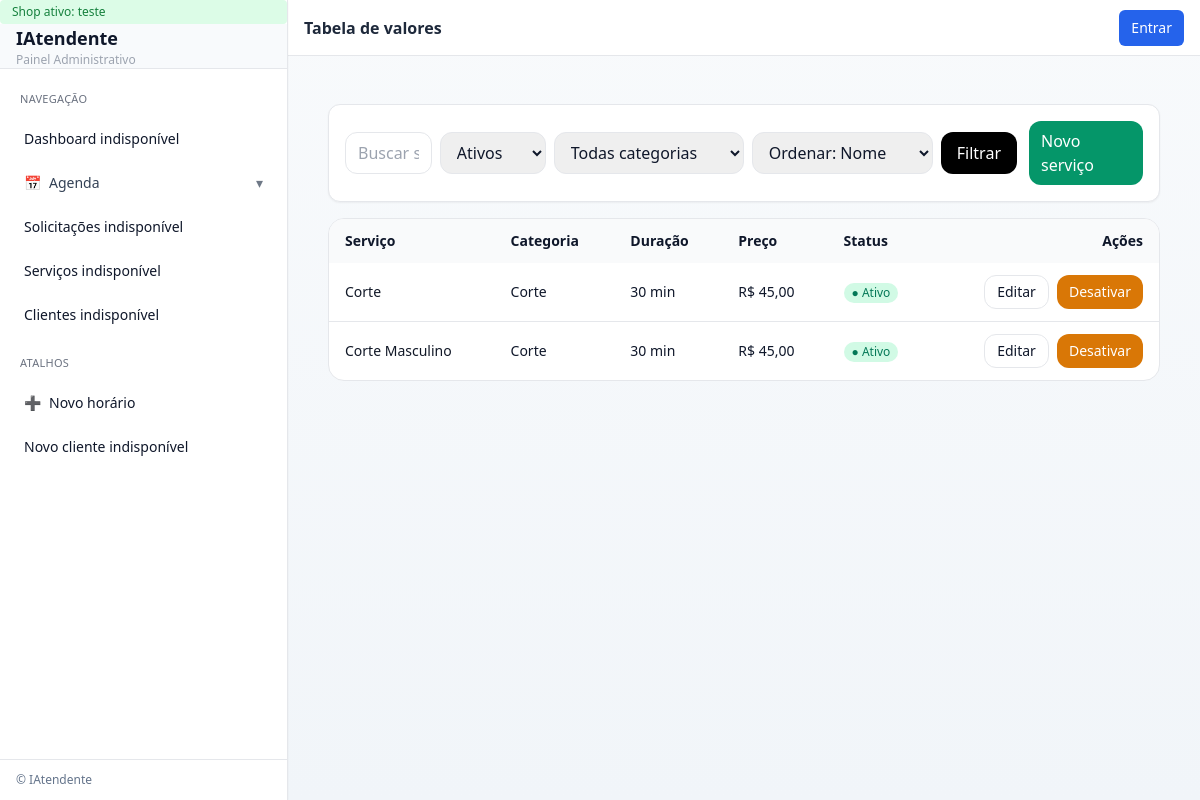
The app's page /teste/servicos/ with its own data.
### barbearias/models.py (models this page shows, shortened)
class BarberShop(models.Model):
    owner = models.ForeignKey(
        settings.AUTH_USER_MODEL,
        on_delete=models.SET_NULL,
        null=True,
        blank=True,
        related_name="owned_shops",
    )
    nome = models.CharField(max_length=120)
    slug = models.SlugField(max_length=140, unique=True)
    telefone = models.CharField(max_length=32, blank=True)
    timezone = models.CharField(max_length=64, default="America/Sao_Paulo")
    created_at = models.DateTimeField(auto_now_add=True)
    class Meta:
        ordering = ["nome"]

### servicos/models.py (models this page shows, shortened)
class Servico(models.Model):
    CATEGORIAS = (
        ("corte", "Corte"),
        ("barba", "Barba"),
        ("combo", "Combo"),
        ("quimica", "Química/Coloração"),
        ("add_on", "Serviços adicionais"),
    )
    shop = models.ForeignKey(BarberShop, null=True, blank=True, on_delete=models.CASCADE, related_name="servicos")
    nome = models.CharField(max_length=120, unique=True)
    categoria = models.CharField(max_length=20, choices=CATEGORIAS, default="corte")
    preco = models.DecimalField(max_digits=8, decimal_places=2, default=Decimal("0.00"))
    duracao_min = models.PositiveIntegerField(default=30)
    descricao = models.TextField(null=True, blank=True)
    ativo = models.BooleanField(default=True)
    created_at = models.DateTimeField(auto_now_add=True)
    updated_at = models.DateTimeField(auto_now=True)
    class Meta:
        ordering = ["nome"]
        indexes = [models.Index(fields=["nome"])]

### servicos/views.py (the view)
# urls.py: path("", views.servicos_lista, name="lista"),
def servicos_lista(request: HttpRequest, shop_slug: str) -> HttpResponse:
    shop = _get_shop_or_404(shop_slug)
    q = (request.GET.get("q") or "").strip()
    status_ = (request.GET.get("status") or "ativos").strip()   # ativos|inativos|todos
    categoria = (request.GET.get("categoria") or "").strip()
    order = (request.GET.get("order") or "nome").strip()        # nome|preco|duracao
    qs = Servico.objects.filter(shop=shop)
    if q:
        qs = qs.filter(
            Q(nome__icontains=q) |
            Q(descricao__icontains=q) |
            Q(categoria__icontains=q)
        )
    if categoria:
        qs = qs.filter(categoria=categoria)
    if status_ == "ativos":
        qs = qs.filter(ativo=True)
    elif status_ == "inativos":
        qs = qs.filter(ativo=False)
    if order == "duracao":
        qs = qs.order_by("duracao_min", "nome")
    elif order == "preco":
        qs = qs.order_by("preco", "nome")
    else:
        qs = qs.order_by("nome")
    page_obj = Paginator(qs, 20).get_page(request.GET.get("page"))
    ctx = {
        "title": "Tabela de valores",
        "shop": shop,
        "servicos": page_obj,
        "page_obj": page_obj,
        "filters": {"q": q, "status": status_, "order": order, "categoria": categoria},
    }
    return render(request, "servicos/servicos_lista.html", ctx)

### barbearias/context_processors.py (called while the page is built, shortened)
def shop_context(request):
    if not request.user.is_authenticated:
        return {"shop": None, "shop_slug": None}

### servicos/views.py (called while the page is built)
def _get_shop_or_404(shop_slug: str) -> BarberShop:
    return get_object_or_404(BarberShop, slug=shop_slug)

### servicos/templates/servicos/servicos_lista.html (shortened to what this page needs)
{% extends "painel/base.html" %}
{% load l10n %}
{% block header %}Tabela de valores{% endblock %}
{% block content %}
<div class="mx-auto max-w-7xl px-4 py-6 space-y-4">
  <div class="bg-white rounded-xl shadow-sm border border-gray-200 p-4">
    <form method="get" class="flex flex-col gap-3 md:flex-row md:items-center md:justify-between">
      <div class="flex gap-2 w-full md:max-w-2xl">
        <input type="text" name="q" value="{{ filters.q|default_if_none:'' }}"
               class="w-full rounded-xl border px-3 py-2" placeholder="Buscar serviço">
        <select name="status" class="rounded-xl border px-3 py-2">
          <option value="ativos"   {% if filters.status == 'ativos' %}selected{% endif %}>Ativos</option>
        </select>
        <select name="categoria" class="rounded-xl border px-3 py-2">
          <option value="">Todas categorias</option>
        </select>
        <select name="order" class="rounded-xl border px-3 py-2">
          <option value="nome"    {% if filters.order == 'nome' %}selected{% endif %}>Ordenar: Nome</option>
        </select>
        <button class="rounded-xl px-4 py-2 bg-black text-white">Filtrar</button>
      </div>
      <div class="flex gap-2">
        <a href="{% url 'servicos:novo' shop.slug %}"
           class="rounded-xl px-3 py-2 bg-emerald-600 text-white hover:bg-emerald-700">Novo serviço</a>
      </div>
    </form>
  </div>
  <div class="bg-white rounded-2xl border overflow-hidden">
    <table class="min-w-full text-sm">
      <thead class="bg-gray-50 text-left">
        <tr>
          <th class="px-4 py-3 font-semibold">Serviço</th>
          <th class="px-4 py-3 font-semibold">Categoria</th>
          <th class="px-4 py-3 font-semibold">Duração</th>
          <th class="px-4 py-3 font-semibold">Preço</th>
          <th class="px-4 py-3 font-semibold">Status</th>
          <th class="px-4 py-3 font-semibold text-right">Ações</th>
        </tr>
      </thead>
      <tbody class="divide-y">
        {% for s in servicos %}
          <tr id="row-{{ s.id }}" class="hover:bg-gray-50">
            <td class="px-4 py-3">
              <a href="{% url 'servicos:detalhe' shop.slug s.id %}" class="font-medium text-gray-900 hover:underline">
                {{ s.nome }}
              </a>
            </td>
            <td class="px-4 py-3">{{ s.get_categoria_display }}</td>
            <td class="px-4 py-3">{{ s.duracao_min }} min</td>
            <td class="px-4 py-3">R$ {{ s.preco|floatformat:2|localize }}</td>
            <td class="px-4 py-3">
              <span id="pill-{{ s.id }}" class="inline-flex items-center gap-1 rounded-full px-2 py-0.5 text-xs
                {% if s.ativo %} bg-emerald-100 text-emerald-700 {% else %} bg-gray-100 text-gray-600 {% endif %}">
                ● {% if s.ativo %}Ativo{% else %}Inativo{% endif %}
              </span>
            </td>
            <td class="px-4 py-3">
              <div class="flex justify-end gap-2">
                <a href="{% url 'servicos:editar' shop.slug s.id %}" class="rounded-xl border px-3 py-1.5 hover:bg-gray-50">Editar</a>
                <button type="button" class="rounded-xl px-3 py-1.5
                        {% if s.ativo %} bg-amber-600 text-white hover:bg-amber-700 {% else %} border hover:bg-gray-50 {% endif %}"
                        onclick="toggleAtivo({{ s.id }})">
                  {% if s.ativo %}Desativar{% else %}Ativar{% endif %}
                </button>
              </div>
            </td>
          </tr>
        {% empty %}
          <tr><td colspan="6" class="px-4 py-8 text-center text-gray-500">Nenhum serviço cadastrado.</td></tr>
        {% endfor %}
      </tbody>
    </table>
  </div>
</div>
{% endblock %}

### painel/templates/painel/_sidebar.html (shortened to what this page needs)
{% with rm=request.resolver_match|default:'' ns=rm.namespace|default:'' url_name=rm.url_name|default:'' q=request.GET.urlencode pending=solicitacoes_pendentes_count|default:0 %}
  {% if shop %}
  <div class="px-3 py-1 text-xs text-green-700 bg-green-100 rounded">
    Shop ativo: {{ shop.slug }}
  </div>
{% else %}
  <div class="px-3 py-1 text-xs text-red-700 bg-red-100 rounded">
    Nenhuma barbearia encontrada.
  </div>
{% endif %}
  <div class="px-4 py-4 border-b border-gray-200 bg-slate-50">
    {% if request.user.is_authenticated %}
      <a href="{% url 'painel:dashboard' %}" class="block">
        <div class="text-lg font-bold text-slate-800">IAtendente</div>
        <div class="text-xs text-gray-500">Painel Administrativo</div>
      </a>
    {% else %}
      <div class="text-lg font-bold text-slate-400">IAtendente</div>
      <div class="text-xs text-gray-400">Painel Administrativo</div>
    {% endif %}
  </div>
  <nav class="p-3 space-y-2 text-sm">
    <div class="px-2 pt-2 pb-1 text-[11px] uppercase tracking-wide text-gray-500">Navegação</div>
    {% if request.user.is_authenticated %}
      <a href="{% url 'painel:dashboard' %}"
         class="flex items-center gap-2 px-3 py-2 rounded-lg transition
                {% if ns == 'painel' and url_name == 'dashboard' %}
                  bg-blue-600 text-white shadow-sm
                {% else %}
                  text-slate-700 hover:bg-slate-50
                {% endif %}">
        <span>🏠</span><span>Dashboard</span>
      </a>
    {% else %}
      <span class="block px-3 py-2 text-slate-400">Dashboard indisponível</span>
    {% endif %}
    <details class="group" {% if ns == 'agendamentos' %}open{% endif %}>
      <summary class="flex items-center gap-2 px-3 py-2 rounded-lg cursor-pointer transition
                      {% if ns == 'agendamentos' %}
                        bg-blue-600 text-white shadow-sm
                      {% else %}
                        text-slate-700 hover:bg-slate-50
                      {% endif %}">
        <span>📅</span><span class="flex-1">Agenda</span>
        <span class="transition-transform group-open:rotate-180 opacity-70">▾</span>
      </summary>
    </details>
    {% if request.user.is_authenticated %}
      <a href="{% url 'painel:solicitacoes' %}"
         class="flex items-center gap-2 px-3 py-2 rounded-lg transition
                {% if ns == 'painel' and url_name == 'solicitacoes' %}
                  bg-blue-600 text-white shadow-sm
                {% else %}
                  text-slate-700 hover:bg-slate-50
                {% endif %}">
        <span>📝</span>
        <span class="flex-1">Solicitações</span>
        <span class="ml-auto inline-flex items-center rounded-full text-[11px] px-2 py-0.5
                     {% if pending|default:0 > 0 %}
                       bg-amber-100 text-amber-700
                     {% else %}
                       bg-slate-100 text-slate-600
                     {% endif %}">
          {{ pending|default:0 }}
        </span>
      </a>
    {% else %}
      <span class="block px-3 py-2 text-slate-400">Solicitações indisponível</span>
    {% endif %}
    {% if request.user.is_authenticated and shop %}
      <a href="{% url 'servicos:lista' shop.slug %}"
         class="flex items-center gap-2 px-3 py-2 rounded-lg transition
                {% if ns == 'servicos' %}
                  bg-blue-600 text-white shadow-sm
                {% else %}
                  text-slate-700 hover:bg-slate-50
                {% endif %}">
        <span>✂️</span><span>Serviços</span>
      </a>
    {% else %}
      <span class="block px-3 py-2 text-slate-400">Serviços indisponível</span>
    {% endif %}
    {% if request.user.is_authenticated and shop %}
      <a href="{% url 'clientes:lista' shop.slug %}"
         class="flex items-center gap-2 px-3 py-2 rounded-lg transition
                {% if ns == 'clientes' %}
                  bg-blue-600 text-white shadow-sm
                {% else %}
                  text-slate-700 hover:bg-slate-50
                {% endif %}">
        <span>👤</span><span>Clientes</span>
      </a>
    {% else %}
      <span class="block px-3 py-2 text-slate-400">Clientes indisponível</span>
    {% endif %}
    <div class="px-2 pt-3 pb-1 text-[11px] uppercase tracking-wide text-gray-500">Atalhos</div>
    {% if shop %}
      <a href="{% url 'agendamentos:agenda_dia' shop.slug %}?new=1"
         class="flex items-center gap-2 px-3 py-2 rounded-lg hover:bg-slate-50 transition">
        <span>➕</span><span>Novo horário</span>
      </a>
    {% else %}
      <span class="block px-3 py-2 text-slate-400">Novo horário indisponível</span>
    {% endif %}
    {% if request.user.is_authenticated and shop %}
      <a href="{% url 'clientes:novo' shop.slug %}"
         class="flex items-center gap-2 px-3 py-2 rounded-lg hover:bg-slate-50 transition">
        <span>👥</span><span>Novo cliente</span>
      </a>
    {% else %}
      <span class="block px-3 py-2 text-slate-400">Novo cliente indisponível</span>
    {% endif %}
  </nav>
{% endwith %}

### records on screen
BarberShop: slug "teste"
Servico: nome "Corte", categoria "Corte", duracao_min "30", preco "45,00", ativo "Ativo"
Servico: nome "Corte Masculino", categoria "Corte", duracao_min "30", preco "45,00", ativo "Ativo"
